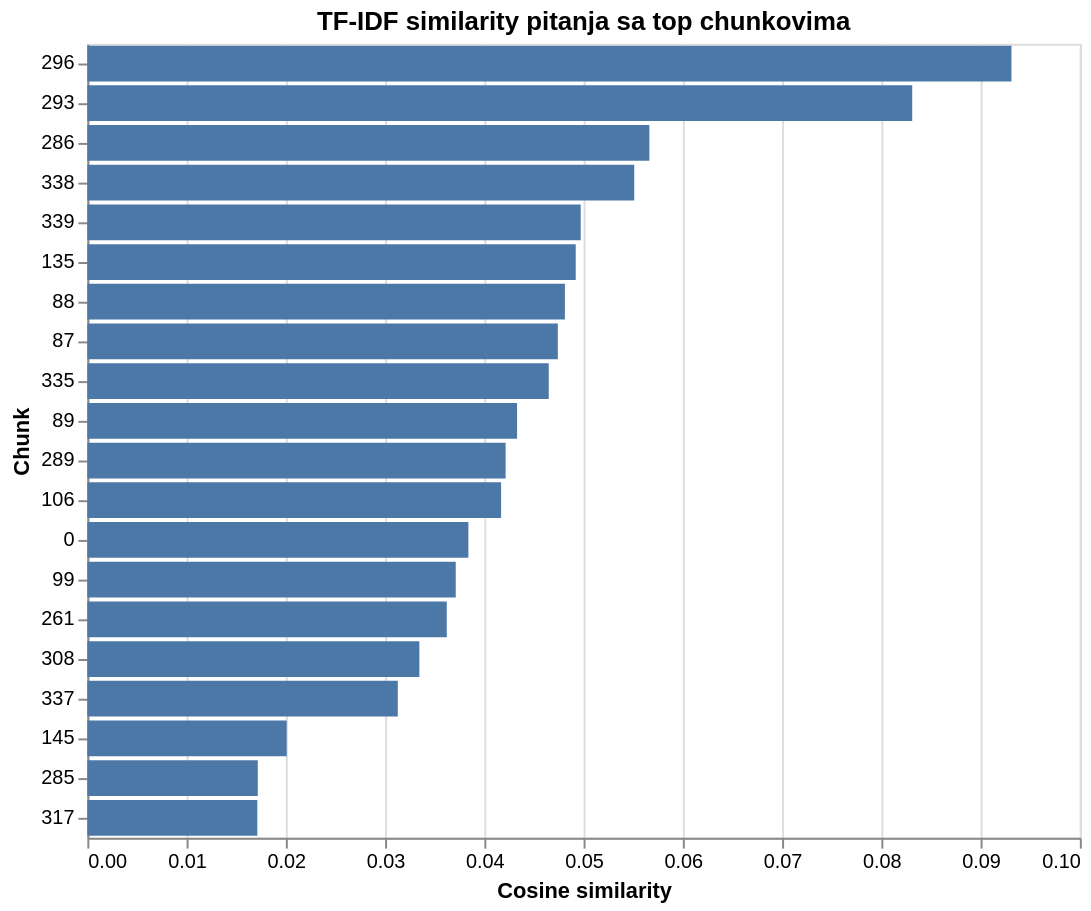

The code cell stored with this chart in its notebook:
### Code cell
alt.Chart(top_similarity_df).mark_bar().encode(
    x=alt.X(
        "similarity:Q",
        title="Cosine similarity"
    ),
    y=alt.Y(
        "chunk_index:O",
        sort="-x",
        title="Chunk"
    ),
    tooltip=["chunk_index", "similarity"]
).properties(
    title="TF-IDF similarity pitanja sa top chunkovima",
    width=500,
    height=400
)

### Figure 1 — Vega-Lite specification as saved in the notebook (floating-point values rounded to 4 significant figures)
{"config": {"view": {"continuousWidth": 300, "continuousHeight": 300}}, "data": {"name": "data-2a5f43d6703d503698eebd1122614508"}, "mark": {"type": "bar"}, "encoding": {"tooltip": [{"field": "chunk_index", "type": "quantitative"}, {"field": "similarity", "type": "quantitative"}], "x": {"field": "similarity", "title": "Cosine similarity", "type": "quantitative"}, "y": {"field": "chunk_index", "sort": "-x", "title": "Chunk", "type": "ordinal"}}, "height": 400, "title": "TF-IDF similarity pitanja sa top chunkovima", "width": 500, "$schema": "https://vega.github.io/schema/vega-lite/v5.17.0.json", "datasets": {"data-2a5f43d6703d503698eebd1122614508": [{"chunk_index": 296, "similarity": 0.09311}, {"chunk_index": 293, "similarity": 0.08311}, {"chunk_index": 286, "similarity": 0.05663}, {"chunk_index": 338, "similarity": 0.0551}, {"chunk_index": 339, "similarity": 0.04971}, {"chunk_index": 135, "similarity": 0.04921}, {"chunk_index": 88, "similarity": 0.04812}, {"chunk_index": 87, "similarity": 0.04741}, {"chunk_index": 335, "similarity": 0.04649}, {"chunk_index": 89, "similarity": 0.0433}, {"chunk_index": 289, "similarity": 0.04214}, {"chunk_index": 106, "similarity": 0.04169}, {"chunk_index": 0, "similarity": 0.03839}, {"chunk_index": 99, "similarity": 0.03712}, {"chunk_index": 261, "similarity": 0.03621}, {"chunk_index": 308, "similarity": 0.03345}, {"chunk_index": 337, "similarity": 0.03128}, {"chunk_index": 145, "similarity": 0.02009}, {"chunk_index": 285, "similarity": 0.01717}, {"chunk_index": 317, "similarity": 0.01713}]}}
